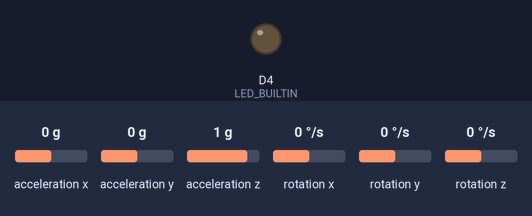
This sketch was run on a simulated ESP8266 (NodeMCU). Shown: output pins drawn as LEDs (lit = HIGH, except the on-board LED, lit = LOW). Wiring (inferred from the names in the program): MPU-6050 motion sensor at I2C address 0x68. The test bench sets the inputs (shaded band); at power-on: acceleration x 0 g, acceleration y 0 g, acceleration z 1 g, rotation x 0 °/s, rotation y 0 °/s, rotation z 0 °/s. WiFi joins after 1.5 s; servers stay silent unless stated; what the sketch prints to the serial monitor is not drawn.

Above: at 5.05 s.
Timing chart, 0 to 6.0 s (numbered marks = the images above):
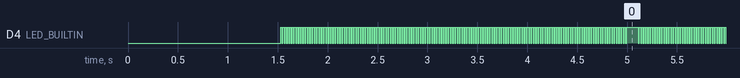

Measured:
- by itself, D4 (LED_BUILTIN): moves between LOW and HIGH, repeating every 1.9 s
- by itself, everything shown: repeats every 2.0 s, in 6 steps

The sketch:

Prototipo2.ino
```cpp
//Programa: Acelerometro com ESP8266 NodeMCU
#include <ESP8266WiFi.h> // biblioteca para usar as funções de Wifi do módulo ESP8266
#include <Wire.h>         // biblioteca de comunicação I2C
#include <ArduinoJson.h>  // biblioteca JSON para sistemas embarcados

/*
 * Definições de alguns endereços mais comuns do MPU6050
 * os registros podem ser facilmente encontrados no mapa de registros do MPU6050
 */
const int MPU_ADDR =      0x68; // definição do endereço do sensor MPU6050 (0x68)
const int WHO_AM_I =      0x75; // registro de identificação do dispositivo
const int PWR_MGMT_1 =    0x6B; // registro de configuração do gerenciamento de energia
const int GYRO_CONFIG =   0x1B; // registro de configuração do giroscópio
const int ACCEL_CONFIG =  0x1C; // registro de configuração do acelerômetro
const int ACCEL_XOUT =    0x3B; // registro de leitura do eixo X do acelerômetro

const int sda_pin = D5; // definição do pino I2C SDA
const int scl_pin = D6; // definição do pino I2C SCL

int i, eixo;
float leiturasEixoY[300] = {}, mediaLeiturasX = 0, somaLeiturasX = 0, variacao = 0, valorAtual = 0, valorInicial = 0, leiturasEixoX[300], leiturasEixoZ[300],somaLeiturasZ = 0, somaLeiturasY = 0;
float mediaLeiturasZ, mediaLeiturasY;
float anguloyxz, angulo;

bool led_state = false;

// variáveis para armazenar os dados "crus" do acelerômetro
int16_t AcX, AcY, AcZ, Tmp, GyX, GyY, GyZ;

// Definições da rede Wifi
const char* SSID = "arduino";
const char* PASSWORD = "12341234";

// endereço IP local do Servidor Web instalado na Raspberry Pi 3
// onde será exibida a página web
const char* rpiHost = "192.168.0.24";

// servidor que disponibiliza serviço de geolocalização via IP
const char* IpApiHost = "ip-api.com";

WiFiClient client;

// construindo o objeto JSON que irá armazenar os dados do acelerômetro na função populateJSON()
StaticJsonBuffer<300> jsonBuffer;
JsonObject& object = jsonBuffer.createObject();
JsonObject& data = object.createNestedObject("data");

JsonObject& accel = data.createNestedObject("accel");
JsonObject& temp = data.createNestedObject("temp");
JsonObject& gyro = data.createNestedObject("gyro");

JsonObject& accelX = accel.createNestedObject("accelX");
JsonObject& accelY = accel.createNestedObject("accelY");
JsonObject& accelZ = accel.createNestedObject("accelZ");

JsonObject& gyroX = gyro.createNestedObject("gyroX");
JsonObject& gyroY = gyro.createNestedObject("gyroY");
JsonObject& gyroZ = gyro.createNestedObject("gyroZ");


void initI2C()
{
  //Serial.println("---inside initI2C");
  Wire.begin(sda_pin, scl_pin);
}

/*
 * função que escreve um dado valor em um dado registro
 */
void writeRegMPU(int reg, int val)      //aceita um registro e um valor como parâmetro
{
  Wire.beginTransmission(MPU_ADDR);     // inicia comunicação com endereço do MPU6050
  Wire.write(reg);                      // envia o registro com o qual se deseja trabalhar
  Wire.write(val);                      // escreve o valor no registro
  Wire.endTransmission(true);           // termina a transmissão
}

/*
 * função que lê de um dado registro
 */
uint8_t readRegMPU(uint8_t reg)        // aceita um registro como parâmetro
{
  uint8_t data;
  Wire.beginTransmission(MPU_ADDR);     // inicia comunicação com endereço do MPU6050
  Wire.write(reg);                      // envia o registro com o qual se deseja trabalhar
  Wire.endTransmission(false);          // termina transmissão mas continua com I2C aberto (envia STOP e START)
  Wire.requestFrom(MPU_ADDR, 1);        // configura para receber 1 byte do registro escolhido acima
  data = Wire.read();                   // lê o byte e guarda em 'data'
  return data;                          //retorna 'data'
}

/*
 * função que procura pelo sensor no endereço 0x68
 */
void findMPU(int mpu_addr)
{
  Wire.beginTransmission(MPU_ADDR);
  int data = Wire.endTransmission(true);

  if(data == 0)
  {
    Serial.print("Dispositivo encontrado no endereço: 0x");
    Serial.println(MPU_ADDR, HEX);
  }
  else
  {
    Serial.println("Dispositivo não encontrado!");
  }
}

/*
 * função que verifica se o sensor responde e se está ativo
 */
void checkMPU(int mpu_addr)
{
  findMPU(MPU_ADDR);

  int data = readRegMPU(WHO_AM_I); // Register 117 – Who Am I - 0x75

  if(data == 104)
  {
    Serial.println("MPU6050 Dispositivo respondeu OK! (104)");

    data = readRegMPU(PWR_MGMT_1); // Register 107 – Power Management 1-0x6B

    if(data == 64) Serial.println("MPU6050 em modo SLEEP! (64)");
    else Serial.println("MPU6050 em modo ACTIVE!");
  }
  else Serial.println("Verifique dispositivo - MPU6050 NÃO disponível!");
}

/*
 * função de inicialização do sensor
 */
void initMPU()
{
  setSleepOff();
  setGyroScale();
  setAccelScale();
}

/*
 *  função para configurar o sleep bit
 */
void setSleepOff()
{
  writeRegMPU(PWR_MGMT_1, 0); // escreve 0 no registro de gerenciamento de energia(0x68), colocando o sensor em o modo ACTIVE
}

/* função para configurar as escalas do giroscópio
   registro da escala do giroscópio: 0x1B[4:3]
   0 é 250°/s
    FS_SEL  Full Scale Range
      0        ± 250 °/s      0b00000000
      1        ± 500 °/s      0b00001000
      2        ± 1000 °/s     0b00010000
      3        ± 2000 °/s     0b00011000
*/
void setGyroScale()
{
  writeRegMPU(GYRO_CONFIG, 0);
}

/* função para configurar as escalas do acelerômetro
   registro da escala do acelerômetro: 0x1C[4:3]
   0 é 250°/s
    AFS_SEL   Full Scale Range
      0           ± 2g            0b00000000
      1           ± 4g            0b00001000
      2           ± 8g            0b00010000
      3           ± 16g           0b00011000
*/
void setAccelScale()
{
  writeRegMPU(ACCEL_CONFIG, 0);
}

/* função que lê os dados 'crus'(raw data) do sensor
   são 14 bytes no total sendo eles 2 bytes para cada eixo e 2 bytes para temperatura:
  0x3B 59 ACCEL_XOUT[15:8]
  0x3C 60 ACCEL_XOUT[7:0]
  0x3D 61 ACCEL_YOUT[15:8]
  0x3E 62 ACCEL_YOUT[7:0]
  0x3F 63 ACCEL_ZOUT[15:8]
  0x40 64 ACCEL_ZOUT[7:0]
  0x41 65 TEMP_OUT[15:8]
  0x42 66 TEMP_OUT[7:0]
  0x43 67 GYRO_XOUT[15:8]
  0x44 68 GYRO_XOUT[7:0]
  0x45 69 GYRO_YOUT[15:8]
  0x46 70 GYRO_YOUT[7:0]
  0x47 71 GYRO_ZOUT[15:8]
  0x48 72 GYRO_ZOUT[7:0]

*/
void readRawMPU()
{
  Wire.beginTransmission(MPU_ADDR);       // inicia comunicação com endereço do MPU6050
  Wire.write(ACCEL_XOUT);                       // envia o registro com o qual se deseja trabalhar, começando com registro 0x3B (ACCEL_XOUT_H)
  Wire.endTransmission(false);            // termina transmissão mas continua com I2C aberto (envia STOP e START)
  Wire.requestFrom(MPU_ADDR, 14);         // configura para receber 14 bytes começando do registro escolhido acima (0x3B)

  AcX = Wire.read() << 8;                 // lê primeiro o byte mais significativo
  AcX |= Wire.read();                     // depois lê o bit menos significativo
  AcY = Wire.read() << 8;
  AcY |= Wire.read();
  AcZ = Wire.read() << 8;
  AcZ |= Wire.read();

  Tmp = Wire.read() << 8;
  Tmp |= Wire.read();
/*
  GyX = Wire.read() << 8;
  GyX |= Wire.read();
  GyY = Wire.read() << 8;
  GyY |= Wire.read();
  GyZ = Wire.read() << 8;
  GyZ |= Wire.read();
*/
  //Serial.print("AcX = "); Serial.print(AcX);
  //Serial.print(" | AcY = "); Serial.println(AcY);
  //Serial.print(" | AcZ = "); Serial.print(AcZ);
  //Serial.print(" | Tmp = "); Serial.println(Tmp/340.00+36.53);
  //Serial.print(" | GyX = "); Serial.print(GyX);
  //Serial.print(" | GyY = "); Serial.print(GyY);
  //Serial.print(" | GyZ = "); Serial.println(GyZ);


  led_state = !led_state;
  digitalWrite(LED_BUILTIN, led_state);         // pisca LED do NodeMCU a cada leitura do sensor
  delay(10);
}

/*
 * função que conecta o NodeMCU na rede Wifi
 * SSID e PASSWORD devem ser indicados nas variáveis
 */
void reconnectWiFi()
{
  if(WiFi.status() == WL_CONNECTED)
    return;

  WiFi.begin(SSID, PASSWORD);

  while(WiFi.status() != WL_CONNECTED) {
    delay(100);
    Serial.print(".");
  }

  Serial.println();
  Serial.print("Conectado com sucesso na rede: ");
  Serial.println(SSID);
  Serial.print("IP obtido: ");
  Serial.println(WiFi.localIP());
}

void initWiFi()
{
  delay(10);
  Serial.print("Conectando-se na rede: ");
  Serial.println(SSID);
  Serial.println("Aguarde");

  reconnectWiFi();
}


void setup() {
  pinMode(LED_BUILTIN, OUTPUT);
  Serial.begin(115200);

  Serial.println("nIniciando configuração WiFin");
  initWiFi();

  Serial.println("nIniciando configuração do MPU6050n");
  initI2C();
  initMPU();
  checkMPU(MPU_ADDR);

  //Serial.println("Enviando localização ao servidorn");
//  makePOSTlocation();

  //Serial.println("nConfiguração finalizada, iniciando loopn");
}

void loop() {
  readRawMPU();    // lê os dados do sensor
  //populateJSON();  // transforma os dados em formato JSON
  //makePOST();      // envia os dados ao servidor


   for(i = 0; i < 300;i++){
           leiturasEixoY[i] = AcY;
           leiturasEixoX[i] = AcX;
           leiturasEixoZ[i] = AcZ;
           readRawMPU();
           //leitura ();
           }
        for(i = 0; i < 300; i++){
           somaLeiturasY =  somaLeiturasY + leiturasEixoY[i];
           somaLeiturasX = somaLeiturasX +  leiturasEixoX[i];
           somaLeiturasZ = somaLeiturasZ +  leiturasEixoZ[i];
          }
            mediaLeiturasX = somaLeiturasX/300;
            mediaLeiturasX = mediaLeiturasX / 100;
            mediaLeiturasY = somaLeiturasY/300;
            mediaLeiturasY = mediaLeiturasY / 100;
            mediaLeiturasZ = somaLeiturasZ/300;
            mediaLeiturasZ = mediaLeiturasZ / 100;

            Serial.print("Media eixo Y = ");
            Serial.println(mediaLeiturasY);
            Serial.print("Media eixo X = ");
            Serial.println(mediaLeiturasX);
            Serial.print("Media eixo Z = ");
            Serial.println(mediaLeiturasZ);

            somaLeiturasY = 0;
            somaLeiturasX = 0;
            somaLeiturasZ = 0;


            Serial.print(" | Temp = "); Serial.println(Tmp/340.00+36.53);


            anguloyxz = mediaLeiturasY/(sqrt( pow (mediaLeiturasX, 2) + (mediaLeiturasZ, 2)));
            angulo = atan(anguloyxz);

            Serial.println("Angulo =  : ");
            Serial.println( anguloyxz);
            Serial.println("Angulo em Graus =  : ");
            Serial.println(angulo);


            delay(100);
}
```
